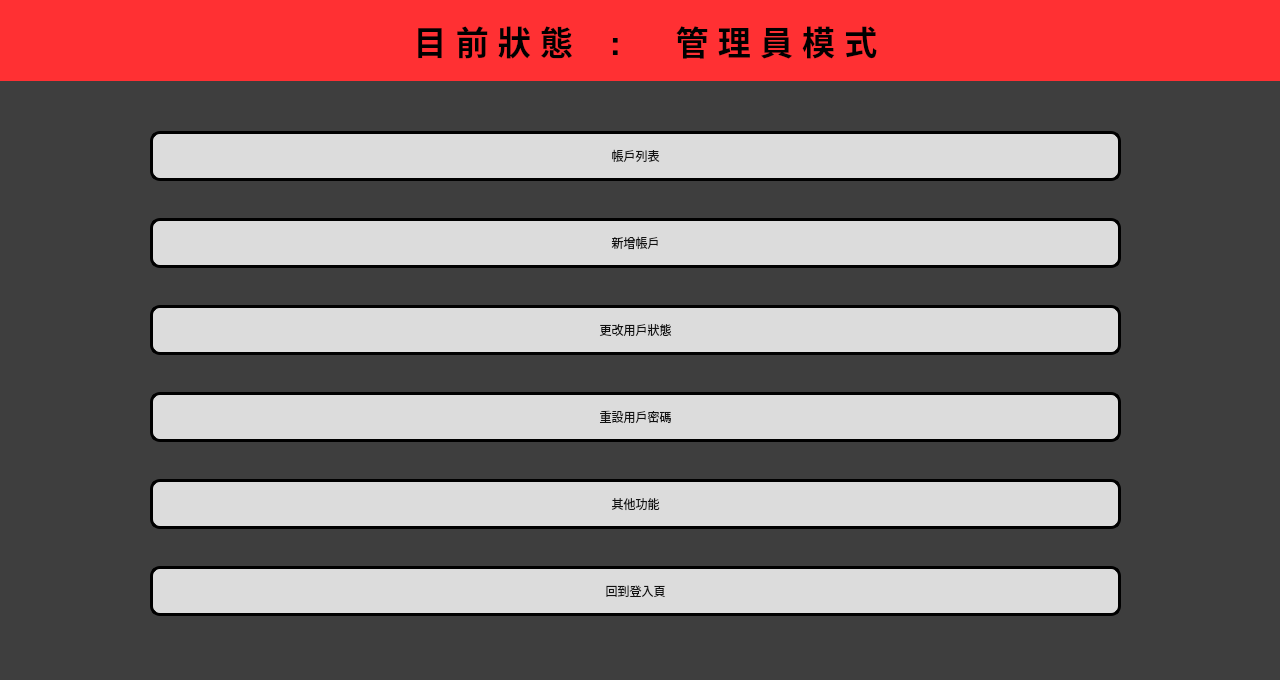
<?xml version="1.0" encoding="UTF-8"?>
<ui version="4.0">
 <class>adminwindow</class>
 <widget class="QMainWindow" name="adminwindow">
  <property name="geometry">
   <rect>
    <x>0</x>
    <y>0</y>
    <width>1280</width>
    <height>680</height>
   </rect>
  </property>
  <property name="sizePolicy">
   <sizepolicy hsizetype="Preferred" vsizetype="Preferred">
    <horstretch>0</horstretch>
    <verstretch>0</verstretch>
   </sizepolicy>
  </property>
  <property name="windowTitle">
   <string>MainWindow</string>
  </property>
  <property name="autoFillBackground">
   <bool>false</bool>
  </property>
  <property name="styleSheet">
   <string notr="true"> background-color: rgb(62, 62, 62);</string>
  </property>
  <widget class="QWidget" name="centralwidget">
   <property name="styleSheet">
    <string notr="true"> background-color: rgb(62, 62, 62);</string>
   </property>
   <widget class="QWidget" name="gridLayoutWidget">
    <property name="geometry">
     <rect>
      <x>150</x>
      <y>100</y>
      <width>971</width>
      <height>551</height>
     </rect>
    </property>
    <layout class="QGridLayout" name="gridLayout">
     <item row="6" column="0">
      <widget class="QPushButton" name="aOtherBotton">
       <property name="minimumSize">
        <size>
         <width>0</width>
         <height>50</height>
        </size>
       </property>
       <property name="cursor">
        <cursorShape>PointingHandCursor</cursorShape>
       </property>
       <property name="styleSheet">
        <string notr="true">QPushButton {
    font: 13pt &quot;Microsoft YaHei UI&quot;;
    border: 3px solid black;
    border-radius: 10px;
    background-color: #dcdcdc;
    color: #111111;
    padding: 6px 12px;
}
</string>
       </property>
       <property name="text">
        <string>其他功能</string>
       </property>
      </widget>
     </item>
     <item row="2" column="0">
      <widget class="QPushButton" name="ChangestatusButton">
       <property name="minimumSize">
        <size>
         <width>0</width>
         <height>50</height>
        </size>
       </property>
       <property name="cursor">
        <cursorShape>PointingHandCursor</cursorShape>
       </property>
       <property name="styleSheet">
        <string notr="true">QPushButton {
    font: 13pt &quot;Microsoft YaHei UI&quot;;
    border: 3px solid black;
    border-radius: 10px;
    background-color: #dcdcdc;
    color: #111111;
    padding: 6px 12px;
}
</string>
       </property>
       <property name="text">
        <string>更改用戶狀態</string>
       </property>
      </widget>
     </item>
     <item row="4" column="0">
      <widget class="QPushButton" name="ResetpasswordButton">
       <property name="minimumSize">
        <size>
         <width>0</width>
         <height>50</height>
        </size>
       </property>
       <property name="cursor">
        <cursorShape>PointingHandCursor</cursorShape>
       </property>
       <property name="styleSheet">
        <string notr="true">QPushButton {
    font: 13pt &quot;Microsoft YaHei UI&quot;;
    border: 3px solid black;
    border-radius: 10px;
    background-color: #dcdcdc;
    color: #111111;
    padding: 6px 12px;
}
</string>
       </property>
       <property name="text">
        <string>重設用戶密碼</string>
       </property>
      </widget>
     </item>
     <item row="0" column="0">
      <widget class="QPushButton" name="AccountlistButton">
       <property name="minimumSize">
        <size>
         <width>0</width>
         <height>50</height>
        </size>
       </property>
       <property name="cursor">
        <cursorShape>PointingHandCursor</cursorShape>
       </property>
       <property name="styleSheet">
        <string notr="true">QPushButton {
    font: 13pt &quot;Microsoft YaHei UI&quot;;
    border: 3px solid black;
    border-radius: 10px;
    background-color: #dcdcdc;
    color: #111111;
    padding: 6px 12px;
}
</string>
       </property>
       <property name="text">
        <string>帳戶列表</string>
       </property>
      </widget>
     </item>
     <item row="7" column="0">
      <widget class="QPushButton" name="logout">
       <property name="minimumSize">
        <size>
         <width>0</width>
         <height>50</height>
        </size>
       </property>
       <property name="cursor">
        <cursorShape>PointingHandCursor</cursorShape>
       </property>
       <property name="styleSheet">
        <string notr="true">QPushButton {
    font: 13pt &quot;Microsoft YaHei UI&quot;;
    border: 3px solid black;
    border-radius: 10px;
    background-color: #dcdcdc;
    color: #111111;
    padding: 6px 12px;
}
</string>
       </property>
       <property name="text">
        <string>回到登入頁</string>
       </property>
      </widget>
     </item>
     <item row="1" column="0">
      <widget class="QPushButton" name="AddAccountButton">
       <property name="minimumSize">
        <size>
         <width>0</width>
         <height>50</height>
        </size>
       </property>
       <property name="cursor">
        <cursorShape>PointingHandCursor</cursorShape>
       </property>
       <property name="styleSheet">
        <string notr="true">QPushButton {
    font: 13pt &quot;Microsoft YaHei UI&quot;;
    border: 3px solid black;
    border-radius: 10px;
    background-color: #dcdcdc;
    color: #111111;
    padding: 6px 12px;
}
</string>
       </property>
       <property name="text">
        <string>新增帳戶</string>
       </property>
      </widget>
     </item>
    </layout>
   </widget>
   <widget class="QLabel" name="label">
    <property name="geometry">
     <rect>
      <x>0</x>
      <y>0</y>
      <width>1291</width>
      <height>81</height>
     </rect>
    </property>
    <property name="font">
     <font>
      <pointsize>25</pointsize>
      <italic>false</italic>
      <bold>true</bold>
     </font>
    </property>
    <property name="cursor">
     <cursorShape>ForbiddenCursor</cursorShape>
    </property>
    <property name="styleSheet">
     <string notr="true">QLabel {
    background-color:rgb(255, 48, 51);  /* 黑色背景 */
    color: black;             /* 白色文字 */
    font: bold;               /* 粗體字 */
}
</string>
    </property>
    <property name="text">
     <string>目 前 狀 態    :      管 理 員 模 式</string>
    </property>
    <property name="alignment">
     <set>Qt::AlignmentFlag::AlignCenter</set>
    </property>
   </widget>
  </widget>
  <widget class="QMenuBar" name="menubar">
   <property name="geometry">
    <rect>
     <x>0</x>
     <y>0</y>
     <width>1280</width>
     <height>20</height>
    </rect>
   </property>
  </widget>
  <widget class="QStatusBar" name="statusbar"/>
 </widget>
 <resources/>
 <connections/>
</ui>
